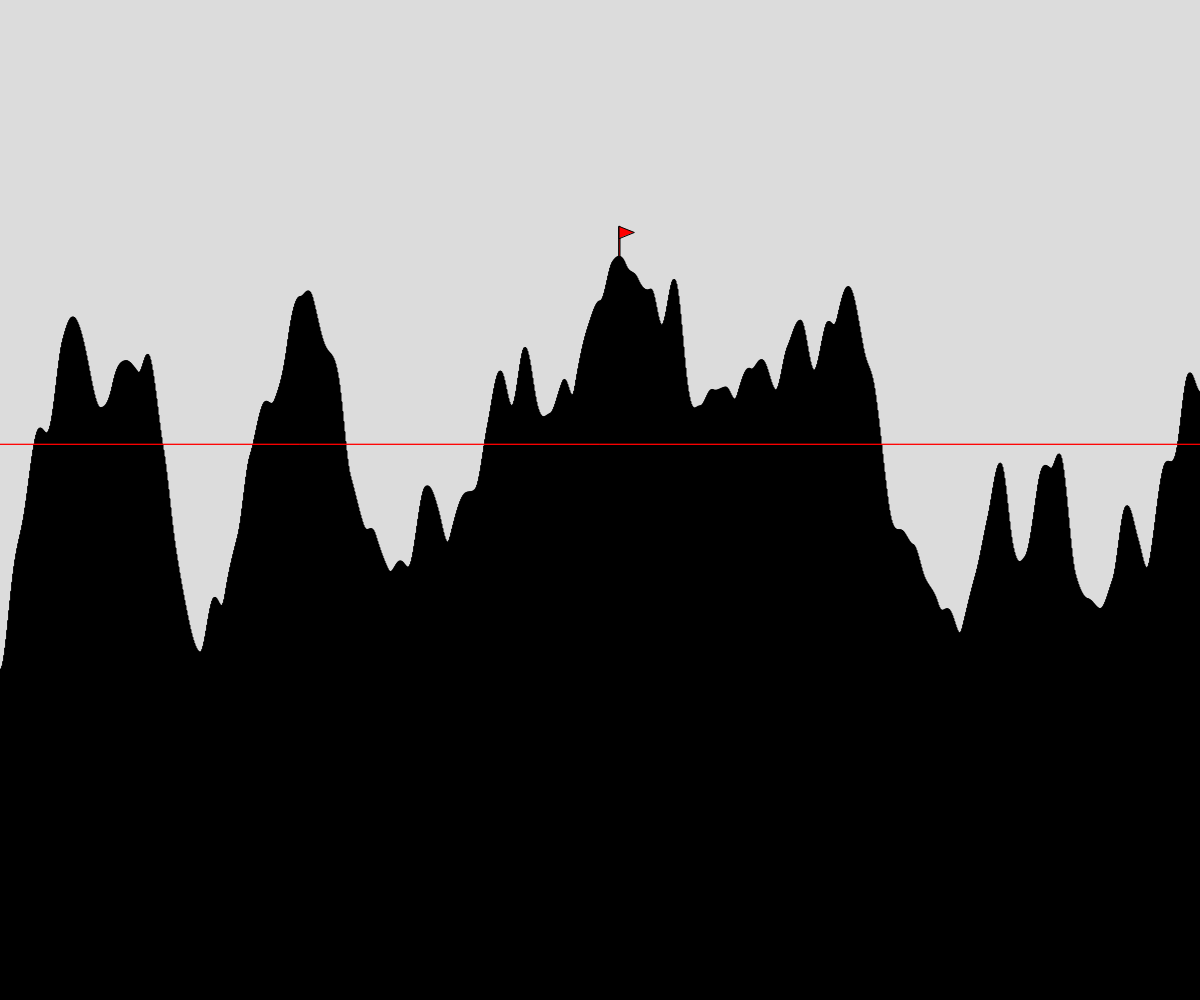
Frame 1 (no input)
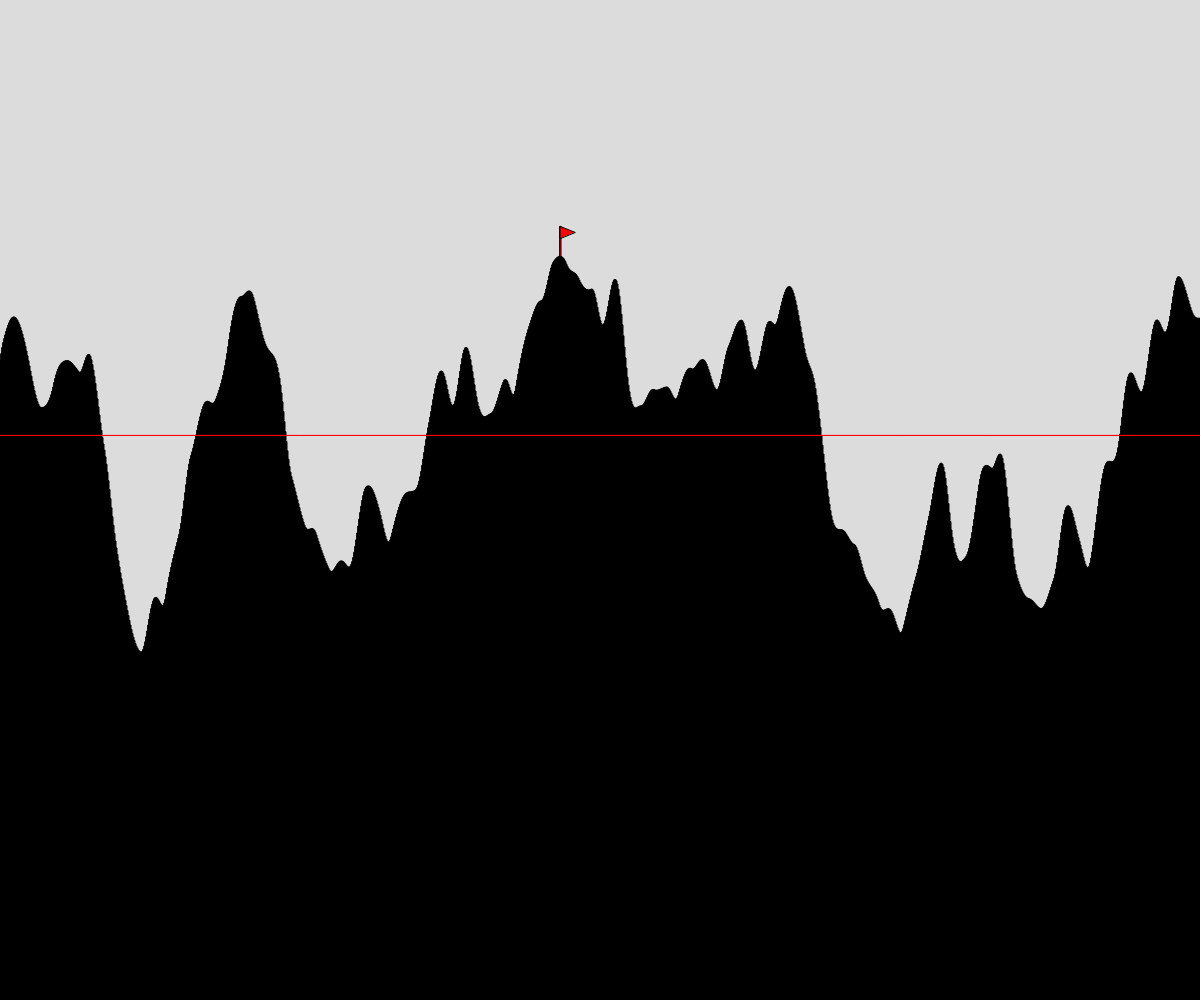
Frame 60 (no input)
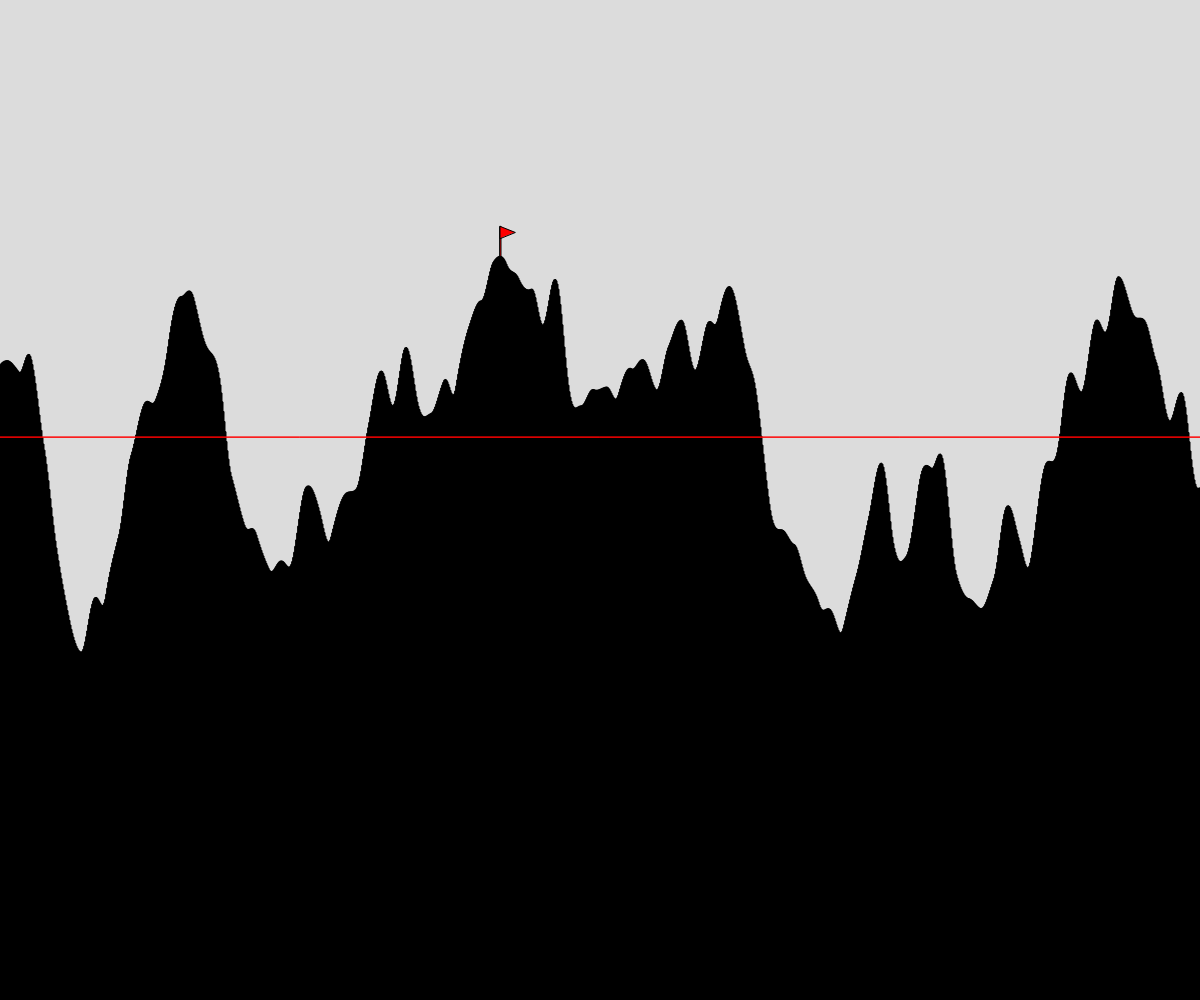
Frame 120 (the mouse pressed at the canvas centre since frame 60)

The p5.js sketch that drew these frames (run headless with seeded random() and noise() and a simulated clock; from frame 60 on, the mouse is pressed at the canvas centre):

// p5.js sketch
// ── sketch.js
// Terrain Generation and Perlin Noise
// Mandy Fraser
// 16/03/19
//
// Extra for Experts:
// I included the draw flag function and visualized the average height per frame.

let rectSize = 1;
let start = 0;
let currentHeight = 0;

function setup() {
  createCanvas(windowWidth, windowHeight);
  rectMode(CORNERS);
}

function generateTerrain(){
  // background(0);
  let xOff = start;
  let highestX = 0;
  let highest = height;
  let heights = 0;
  for (let x = 0; x < width; x += rectSize){
    let currentHeight = noise(xOff) * height;
    heights += currentHeight;                   //add up all of the heights/y values
    if (currentHeight < highest){
      highest = currentHeight;
      highestX = x;
    }
    fill(0);
    stroke(0);
    rect(x,noise(xOff) * height,x + rectSize,height);
    xOff += 0.01;
  }
  fill(255,0,0);
  drawFlag(highestX,highest);
  calculateAverage(heights);
  start += 0.01;
}

function drawFlag(flagX,flagY){
  rect(flagX,flagY,flagX + 1, flagY - 30);
  triangle(flagX, flagY - 18, flagX, flagY - 30, flagX + 15, flagY - 24);
}

function calculateAverage(value){
  let average = value / width;             //rectSize = 1, so the number of rectangles/y values is equal to the width of the screen
  stroke(255,0,0);
  rect(0,average,width,average);
}

function draw() {
  background(220);
  generateTerrain();
}
